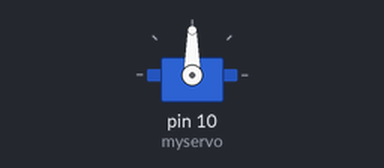
Simulated run of this sketch. Board: Arduino Uno, built with avr-gcc and run on an emulated ATmega328P. Parts: servo.

Above: at 0.1 s.
At 10.1 s:
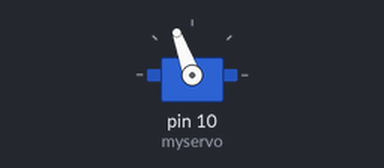
At 20.1 s:
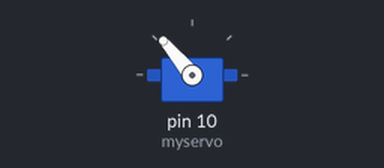
Timing chart, 0 to 40.0 s (numbered marks = the images above):
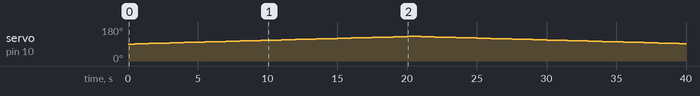

Measured:
- by itself, servo on pin 10 (myservo): rises from 90° to 130° in 19.5 s, then falls to 92° in 19.5 s

The sketch:

Servo-Moteur.ino
```cpp
#include <Servo.h>

Servo myservo;  // crée un objet servo pour contrôler un servo

void setup() {
  myservo.attach(10);  // attache le servo à la broche numérique 9 de l'Arduino
}

void loop() {
  // Boucle de 0 à 180 degrés par incréments de 10 degrés
  for (int angle = 90; angle <= 130; angle += 1) {
    myservo.write(angle);  // place le servo à l'angle spécifié
    delay(500);            // attend 0,5 seconde
  }

  // Boucle de 180 à 0 degrés par incréments de 10 degrés
  for (int angle = 130; angle >= 50; angle -= 1) {
    myservo.write(angle);  // place le servo à l'angle spécifié
    delay(500);            // attend 0,5 seconde
  }

  // Boucle de 180 à 0 degrés par incréments de 10 degrés
  for (int angle = 50; angle <= 90; angle += 1) {
    myservo.write(angle);  // place le servo à l'angle spécifié
    delay(500);            // attend 0,5 seconde
  }
}
```
